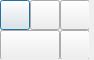
<?xml version="1.0" encoding="UTF-8"?>
<ui version="4.0">
 <class>MainWindow</class>
 <widget class="QDialog" name="MainWindow">
  <property name="geometry">
   <rect>
    <x>0</x>
    <y>0</y>
    <width>94</width>
    <height>60</height>
   </rect>
  </property>
  <property name="minimumSize">
   <size>
    <width>90</width>
    <height>60</height>
   </size>
  </property>
  <property name="maximumSize">
   <size>
    <width>94</width>
    <height>60</height>
   </size>
  </property>
  <property name="mouseTracking">
   <bool>true</bool>
  </property>
  <property name="windowTitle">
   <string>Dialog</string>
  </property>
  <widget class="QFrame" name="frame">
   <property name="geometry">
    <rect>
     <x>-1</x>
     <y>-1</y>
     <width>90</width>
     <height>60</height>
    </rect>
   </property>
   <property name="minimumSize">
    <size>
     <width>90</width>
     <height>60</height>
    </size>
   </property>
   <property name="maximumSize">
    <size>
     <width>90</width>
     <height>60</height>
    </size>
   </property>
   <property name="mouseTracking">
    <bool>true</bool>
   </property>
   <widget class="QPushButton" name="btnConfig">
    <property name="geometry">
     <rect>
      <x>1</x>
      <y>1</y>
      <width>30</width>
      <height>30</height>
     </rect>
    </property>
    <property name="maximumSize">
     <size>
      <width>30</width>
      <height>30</height>
     </size>
    </property>
    <property name="mouseTracking">
     <bool>true</bool>
    </property>
    <property name="toolTip">
     <string>设置</string>
    </property>
    <property name="text">
     <string/>
    </property>
   </widget>
   <widget class="QPushButton" name="btnMini">
    <property name="geometry">
     <rect>
      <x>31</x>
      <y>1</y>
      <width>30</width>
      <height>30</height>
     </rect>
    </property>
    <property name="maximumSize">
     <size>
      <width>30</width>
      <height>30</height>
     </size>
    </property>
    <property name="mouseTracking">
     <bool>true</bool>
    </property>
    <property name="toolTip">
     <string>最小化</string>
    </property>
    <property name="text">
     <string/>
    </property>
   </widget>
   <widget class="QPushButton" name="btnClose">
    <property name="geometry">
     <rect>
      <x>61</x>
      <y>1</y>
      <width>30</width>
      <height>30</height>
     </rect>
    </property>
    <property name="maximumSize">
     <size>
      <width>30</width>
      <height>30</height>
     </size>
    </property>
    <property name="mouseTracking">
     <bool>true</bool>
    </property>
    <property name="toolTip">
     <string>关闭</string>
    </property>
    <property name="text">
     <string/>
    </property>
   </widget>
   <widget class="QPushButton" name="btnScShot">
    <property name="geometry">
     <rect>
      <x>1</x>
      <y>31</y>
      <width>60</width>
      <height>30</height>
     </rect>
    </property>
    <property name="minimumSize">
     <size>
      <width>60</width>
      <height>30</height>
     </size>
    </property>
    <property name="maximumSize">
     <size>
      <width>60</width>
      <height>30</height>
     </size>
    </property>
    <property name="mouseTracking">
     <bool>true</bool>
    </property>
    <property name="toolTip">
     <string>切片截图</string>
    </property>
    <property name="text">
     <string/>
    </property>
    <property name="shortcut">
     <string>Ctrl+Shift+A</string>
    </property>
   </widget>
   <widget class="QPushButton" name="btnPrtSc">
    <property name="geometry">
     <rect>
      <x>61</x>
      <y>31</y>
      <width>30</width>
      <height>30</height>
     </rect>
    </property>
    <property name="minimumSize">
     <size>
      <width>0</width>
      <height>30</height>
     </size>
    </property>
    <property name="maximumSize">
     <size>
      <width>30</width>
      <height>30</height>
     </size>
    </property>
    <property name="mouseTracking">
     <bool>true</bool>
    </property>
    <property name="toolTip">
     <string>全屏截图</string>
    </property>
    <property name="text">
     <string/>
    </property>
    <property name="shortcut">
     <string>Ctrl+Shift+S</string>
    </property>
   </widget>
  </widget>
 </widget>
 <resources/>
 <connections>
  <connection>
   <sender>btnClose</sender>
   <signal>clicked()</signal>
   <receiver>MainWindow</receiver>
   <slot>close()</slot>
   <hints>
    <hint type="sourcelabel">
     <x>69</x>
     <y>13</y>
    </hint>
    <hint type="destinationlabel">
     <x>46</x>
     <y>29</y>
    </hint>
   </hints>
  </connection>
  <connection>
   <sender>btnMini</sender>
   <signal>clicked()</signal>
   <receiver>MainWindow</receiver>
   <slot>showMinimized()</slot>
   <hints>
    <hint type="sourcelabel">
     <x>41</x>
     <y>13</y>
    </hint>
    <hint type="destinationlabel">
     <x>46</x>
     <y>29</y>
    </hint>
   </hints>
  </connection>
 </connections>
</ui>
